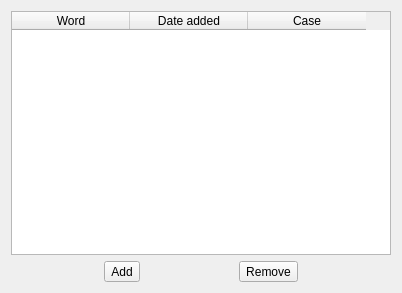
<?xml version="1.0" encoding="UTF-8"?>
<ui version="4.0">
 <class>BanlistDialog</class>
 <widget class="QDialog" name="BanlistDialog">
  <property name="geometry">
   <rect>
    <x>0</x>
    <y>0</y>
    <width>402</width>
    <height>293</height>
   </rect>
  </property>
  <property name="windowTitle">
   <string>Banlist</string>
  </property>
  <property name="windowIcon">
   <iconset resource="resources.qrc">
    <normaloff>:/images/icon.ico</normaloff>:/images/icon.ico</iconset>
  </property>
  <layout class="QGridLayout" name="gridLayout">
   <item row="0" column="0">
    <widget class="QTableWidget" name="banlistTable">
     <property name="editTriggers">
      <set>QAbstractItemView::NoEditTriggers</set>
     </property>
     <property name="selectionBehavior">
      <enum>QAbstractItemView::SelectRows</enum>
     </property>
     <property name="horizontalScrollMode">
      <enum>QAbstractItemView::ScrollPerPixel</enum>
     </property>
     <attribute name="horizontalHeaderDefaultSectionSize">
      <number>118</number>
     </attribute>
     <attribute name="horizontalHeaderShowSortIndicator" stdset="0">
      <bool>true</bool>
     </attribute>
     <attribute name="horizontalHeaderStretchLastSection">
      <bool>false</bool>
     </attribute>
     <attribute name="verticalHeaderVisible">
      <bool>false</bool>
     </attribute>
     <column>
      <property name="text">
       <string>Word</string>
      </property>
     </column>
     <column>
      <property name="text">
       <string>Date added</string>
      </property>
     </column>
     <column>
      <property name="text">
       <string>Case</string>
      </property>
     </column>
    </widget>
   </item>
   <item row="1" column="0">
    <layout class="QHBoxLayout" name="addRemove">
     <property name="spacing">
      <number>6</number>
     </property>
     <item>
      <widget class="QToolButton" name="addButton">
       <property name="text">
        <string>Add</string>
       </property>
      </widget>
     </item>
     <item>
      <widget class="QToolButton" name="removeButton">
       <property name="text">
        <string>Remove</string>
       </property>
      </widget>
     </item>
    </layout>
   </item>
  </layout>
 </widget>
 <resources>
  <include location="resources.qrc"/>
 </resources>
 <connections/>
</ui>
